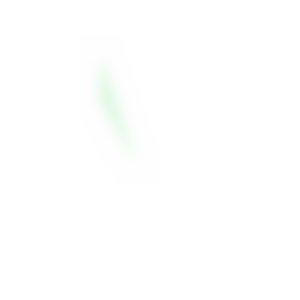
Frame 1 (no input)
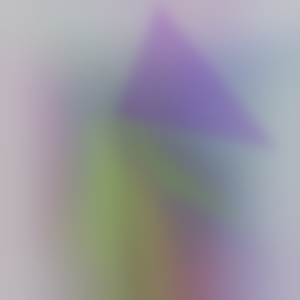
Frame 60 (the mouse pressed at the canvas centre just before this capture)
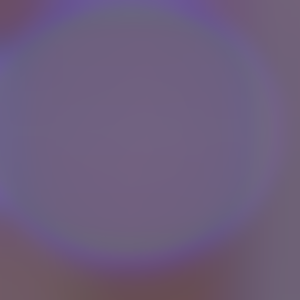
Frame 120 (the mouse held since frame 60 and released just before this capture)

The Processing sketch that drew these frames (run headless with seeded random() and noise(); from frame 60 on, the mouse is pressed at the canvas centre):

// Processing sketch: processing_41865
// ── processing_41865.pde

int h = hour();

void setup() {
  size(300, 300);
  fill(random(255), random(255), random(255), 50);
  filter(BLUR, 6);
  if (h < 12) {
    background(#ffffff);   
  } else {
    background(#000000);       
  }
}

void draw() {
  int y = mouseY;
  
  int s = second();

  noStroke();
  fill(random(255), random(255), random(255), 50);

  if(y <= 100) { 
    triangle(random(300), random(300), random(300), random(600), s*5, s*5);
    filter(BLUR, 6);
  } else if(y >= 101 && y <= 200) {
    ellipse( s*5, s*5, random(200,300), random(200,300));
    filter(BLUR, 6);
  } else if(y >= 201 && y <= 300) {
    rect( s*5, s*5, random(200,300), random(200,300));
    filter(BLUR, 6);
  }
}
